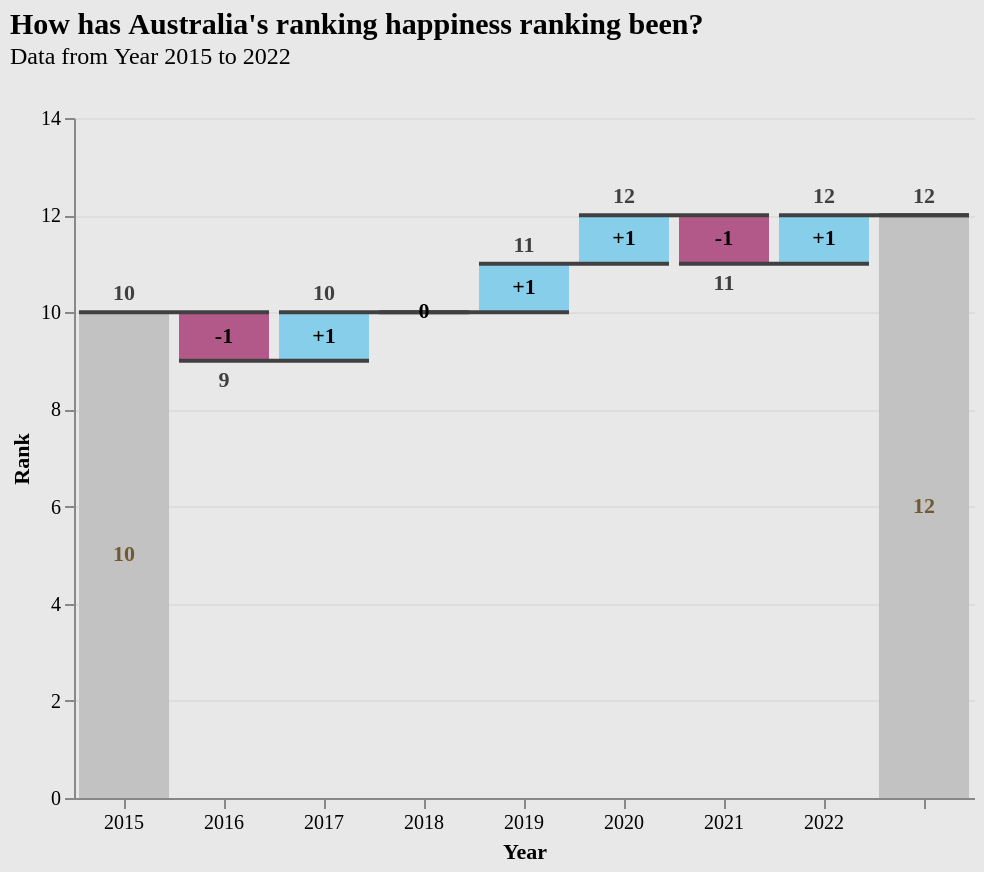

Specify this chart in Vega-Lite:
### Vega-Lite specification from a JSON file in a GitHub repository (floating-point values rounded to 4 significant figures)
{"$schema": "https://vega.github.io/schema/vega-lite/v5.json", "title": {"text": "How has Australia's ranking happiness ranking been?", "subtitle": "Data from Year 2015 to 2022"}, "background": "#E8E8E8", "width": 450, "height": 340, "data": {"values": [{"label": "2015", "rank": 10}, {"label": "2016", "rank": -1}, {"label": "2017", "rank": 1}, {"label": "2018", "rank": 0}, {"label": "2019", "rank": 1}, {"label": "2020", "rank": 1}, {"label": "2021", "rank": -1}, {"label": "2022", "rank": 1}, {"label": " ", "rank": 0}]}, "transform": [{"window": [{"op": "sum", "field": "rank", "as": "sum"}]}, {"window": [{"op": "lead", "field": "label", "as": "lead"}]}, {"calculate": "datum.lead === null ? datum.label : datum.lead", "as": "lead"}, {"calculate": "datum.label === ' ' ? 0 : datum.sum - datum.rank", "as": "previous_sum"}, {"calculate": "datum.label === ' ' ? datum.sum - datum.previous_sum : datum.rank", "as": "rank"}, {"calculate": "(datum.label !== '2015' && datum.label !== ' ' && datum.rank > 0 ? '+' : '') + datum.rank", "as": "text_rank"}, {"calculate": "(datum.sum + datum.previous_sum) / 2", "as": "center"}, {"calculate": "datum.sum < datum.previous_sum ? datum.sum : ''", "as": "sum_dec"}, {"calculate": "datum.sum > datum.previous_sum ? datum.sum : ''", "as": "sum_inc"}], "encoding": {"x": {"field": "label", "type": "ordinal", "sort": null, "axis": {"labelAngle": 0, "title": "Year", "labelFont": "Verdana", "titleFont": "Verdana"}}}, "layer": [{"mark": {"type": "bar", "size": 45}, "encoding": {"y": {"field": "previous_sum", "type": "quantitative", "title": "Rank", "scale": {"domain": [0, 14]}, "axis": {"labelFont": "Verdana", "titleFont": "Verdana"}}, "y2": {"field": "sum"}, "color": {"condition": [{"test": "datum.label === '2015' || datum.label === ' '", "value": "#C2C2C2"}, {"test": "datum.sum < datum.previous_sum", "value": "#B3598A"}], "value": "skyblue"}}}, {"mark": {"type": "rule", "color": "#404040", "opacity": 1, "strokeWidth": 2, "xOffset": -22.5, "x2Offset": 22.5}, "encoding": {"x2": {"field": "lead"}, "y": {"field": "sum", "type": "quantitative"}}}, {"mark": {"type": "text", "dy": -4, "baseline": "bottom"}, "encoding": {"y": {"field": "sum_inc", "type": "quantitative"}, "text": {"field": "sum_inc", "type": "nominal"}}}, {"mark": {"type": "text", "dy": 4, "baseline": "top"}, "encoding": {"y": {"field": "sum_dec", "type": "quantitative"}, "text": {"field": "sum_dec", "type": "nominal"}}}, {"mark": {"type": "text", "fontWeight": "bold", "baseline": "middle"}, "encoding": {"y": {"field": "center", "type": "quantitative"}, "text": {"field": "text_rank", "type": "nominal"}, "color": {"condition": [{"test": "datum.label === '2015' || datum.label === ' '", "value": "#725a30"}], "value": "black"}}}], "config": {"view": {"stroke": "transparent"}, "text": {"fontWeight": "bold", "color": "#404040", "font": "Verdana"}, "title": {"anchor": "start", "fontSize": 15, "font": "Verdana", "offset": 20, "subtitleFont": "Verdana"}}}
